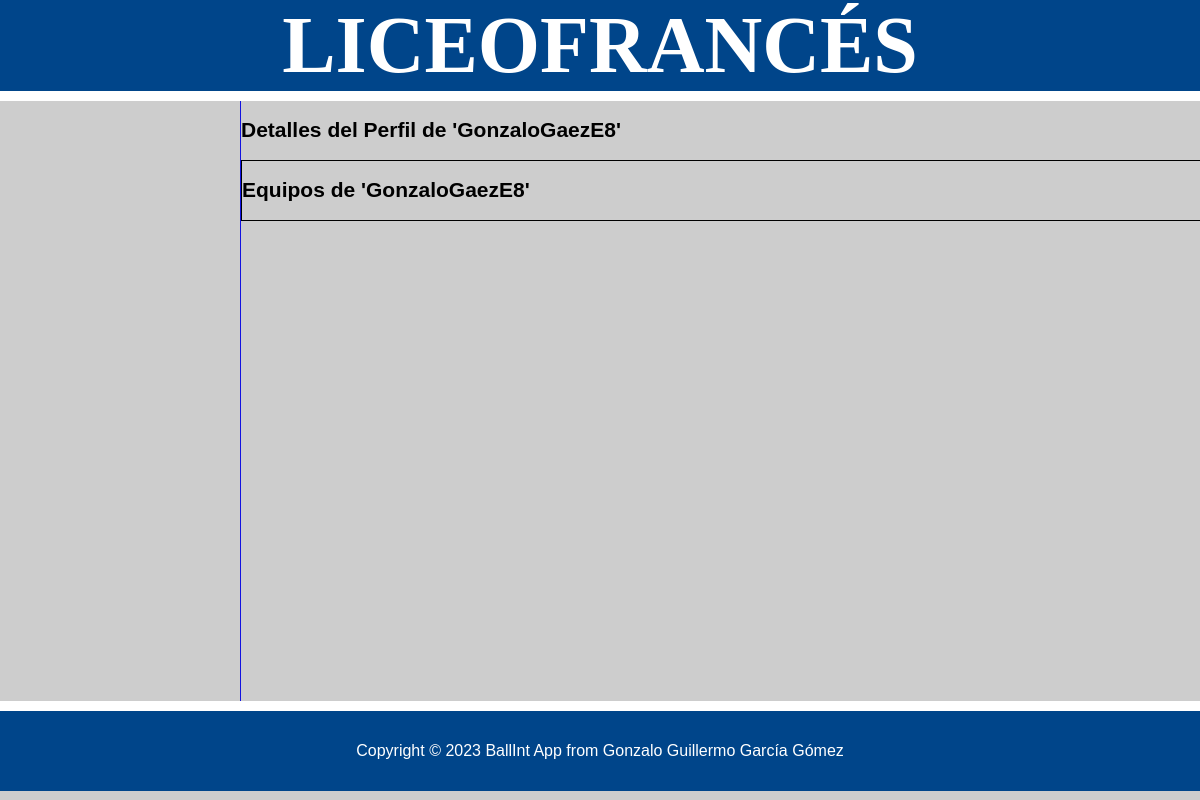
Page /pagina_perfilentrenador.php?entrenador=GonzaloGaezE8 on the earlier database version.
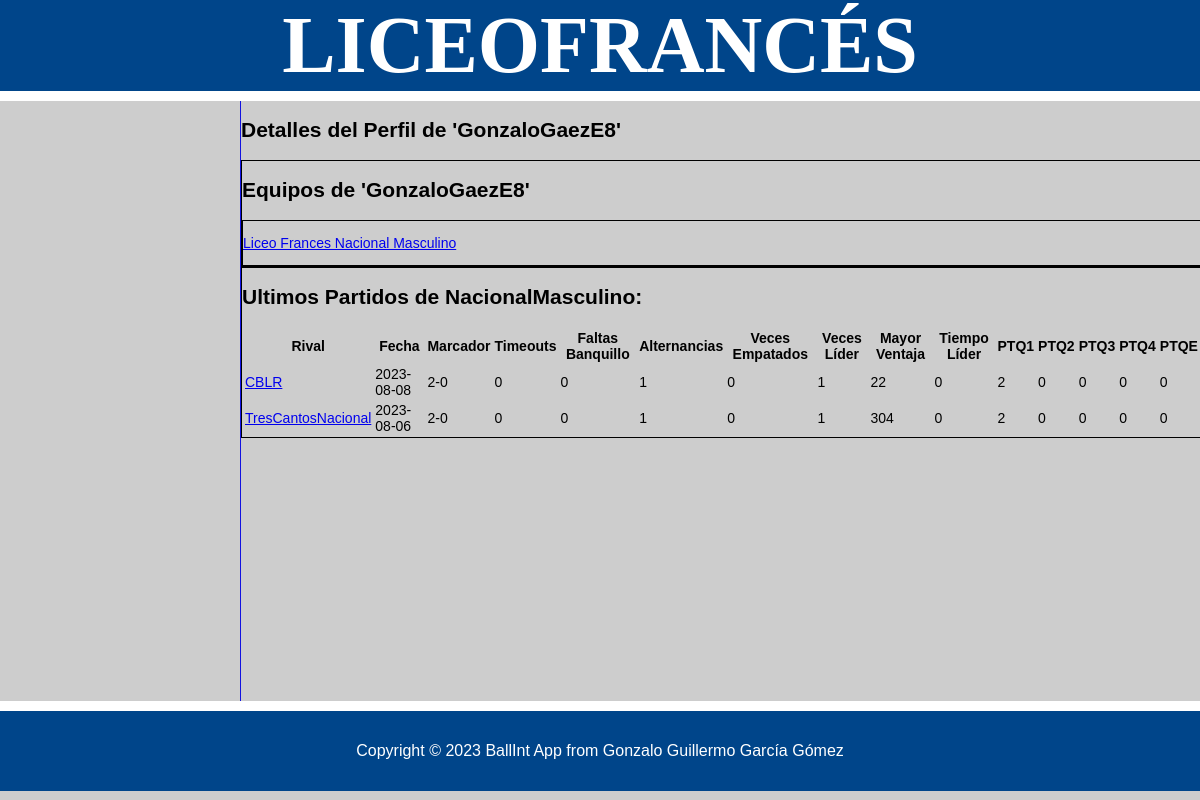
Same page on the later database version.
### tables this page shows
CREATE TABLE `equipos` (
  `id` int(10) NOT NULL,
  `id_equipo` varchar(50) NOT NULL,
  `categoria` varchar(50) NOT NULL,
  `nombre_equipo` varchar(50) NOT NULL,
  `seccion` enum('Masculino','Femenino') NOT NULL,
  `letra` varchar(1) DEFAULT NULL,
  `PJ` int(11) NOT NULL,
  `W` int(11) NOT NULL,
  `L` int(11) NOT NULL,
  `PPP` int(11) NOT NULL,
  `PPR` int(11) NOT NULL,
  `MT` float NOT NULL,
  `MSMS` float NOT NULL,
  `T2A` int(11) NOT NULL,
  `T2F` int(11) NOT NULL,
  `T3A` int(11) NOT NULL,
  `T3F` int(11) NOT NULL,
  `TLA` int(11) NOT NULL,
  `TLF` int(11) NOT NULL,
  `FLH` int(11) NOT NULL,
  `TEC` int(11) NOT NULL,
  `FLR` int(11) NOT NULL,
  `RBO` int(11) NOT NULL,
  `RBD` int(11) NOT NULL,
  `ROB` int(11) NOT NULL,
  `TAP` int(11) NOT NULL,
  `PRD` int(11) NOT NULL,
  `AST` int(11) NOT NULL,
  `PTQ1` int(11) NOT NULL,
  `PTQ2` int(11) NOT NULL,
  `PTQ3` int(11) NOT NULL,
  `PTQ4` int(11) NOT NULL,
  `PTQE` int(11) NOT NULL
);

CREATE TABLE `partidos` (
  `id` int(11) NOT NULL,
  `local` varchar(50) NOT NULL,
  `visitante` varchar(50) NOT NULL,
  `fecha` date NOT NULL,
  `hora` time NOT NULL,
  `WL` int(11) DEFAULT NULL
);

CREATE TABLE `tmp_partidoe_38` (
  `id` int(11) NOT NULL,
  `equipo` varchar(50) NOT NULL,
  `lider` tinyint(1) NOT NULL,
  `empate` tinyint(1) NOT NULL DEFAULT 1,
  `timeouts` int(11) DEFAULT 0,
  `faltasbanquillo` int(11) DEFAULT 0,
  `alternancias` int(11) DEFAULT 0,
  `vecesempatados` int(11) DEFAULT 0,
  `veceslider` int(11) DEFAULT 0,
  `parcial_lastto` int(11) DEFAULT 0,
  `parcial_lastchange` int(11) DEFAULT 0,
  `parcial` int(11) DEFAULT 0,
  `mayorventaja` int(11) DEFAULT 0,
  `tiempolider` int(11) DEFAULT 0,
  `PPP` int(11) DEFAULT 0,
  `PPR` int(11) DEFAULT 0,
  `MT` int(11) DEFAULT 0,
  `MSMS` int(11) DEFAULT 0,
  `T2A` int(11) DEFAULT 0,
  `T2F` int(11) DEFAULT 0,
  `T3A` int(11) DEFAULT 0,
  `T3F` int(11) DEFAULT 0,
  `TLA` int(11) DEFAULT 0,
  `TLF` int(11) DEFAULT 0,
  `FLH` int(11) DEFAULT 0,
  `FLR` int(11) DEFAULT 0,
  `RBO` int(11) DEFAULT 0,
  `RBD` int(11) DEFAULT 0,
  `TEC` int(11) DEFAULT 0,
  `ROB` int(11) DEFAULT 0,
  `TAP` int(11) DEFAULT 0,
  `PRD` int(11) DEFAULT 0,
  `AST` int(11) DEFAULT 0,
  `PTQ1` int(11) DEFAULT 0,
  `PTQ2` int(11) DEFAULT 0,
  `PTQ3` int(11) DEFAULT 0,
  `PTQ4` int(11) DEFAULT 0,
  `PTQE` int(11) DEFAULT 0
);

CREATE TABLE `tmp_partidoe_37` (
  `id` int(11) NOT NULL,
  `equipo` varchar(50) NOT NULL,
  `lider` tinyint(1) NOT NULL,
  `empate` tinyint(1) NOT NULL DEFAULT 1,
  `timeouts` int(11) DEFAULT 0,
  `faltasbanquillo` int(11) DEFAULT 0,
  `alternancias` int(11) DEFAULT 0,
  `vecesempatados` int(11) DEFAULT 0,
  `veceslider` int(11) DEFAULT 0,
  `parcial_lastto` int(11) DEFAULT 0,
  `parcial_lastchange` int(11) DEFAULT 0,
  `parcial` int(11) DEFAULT 0,
  `mayorventaja` int(11) DEFAULT 0,
  `tiempolider` int(11) DEFAULT 0,
  `PPP` int(11) DEFAULT 0,
  `PPR` int(11) DEFAULT 0,
  `MT` int(11) DEFAULT 0,
  `MSMS` int(11) DEFAULT 0,
  `T2A` int(11) DEFAULT 0,
  `T2F` int(11) DEFAULT 0,
  `T3A` int(11) DEFAULT 0,
  `T3F` int(11) DEFAULT 0,
  `TLA` int(11) DEFAULT 0,
  `TLF` int(11) DEFAULT 0,
  `FLH` int(11) DEFAULT 0,
  `FLR` int(11) DEFAULT 0,
  `RBO` int(11) DEFAULT 0,
  `RBD` int(11) DEFAULT 0,
  `TEC` int(11) DEFAULT 0,
  `ROB` int(11) DEFAULT 0,
  `TAP` int(11) DEFAULT 0,
  `PRD` int(11) DEFAULT 0,
  `AST` int(11) DEFAULT 0,
  `PTQ1` int(11) DEFAULT 0,
  `PTQ2` int(11) DEFAULT 0,
  `PTQ3` int(11) DEFAULT 0,
  `PTQ4` int(11) DEFAULT 0,
  `PTQE` int(11) DEFAULT 0
);

### includes/usuarios/Usuario.php (called while the page is built, shortened)
<?php
class Usuario{
    public static function getidNombreUser($usuario){
        $conn = Aplicacion::getInstance()->getConexionBd();
        $query = sprintf("SELECT id FROM credenciales WHERE user = '%s'", $conn->real_escape_string($usuario));
        $rs = $conn->query($query);
        $result = false;
        if ($rs) {
            $fila = $rs->fetch_assoc();
            if ($fila) {
                $result = $fila['id'];
            }
        } else {
            error_log("Error BD ({$conn->errno}): {$conn->error}");
        }
        return $result;
    }
}
?>

### includes/Partido.php (called while the page is built, shortened)
<?php
class Partido{
    public static function getpartidosfromEquipo($equipo){
        $conn = Aplicacion::getInstance()->getConexionBd();
        $query = sprintf("SELECT * FROM partidos WHERE partidos.local = '%s'", $conn->real_escape_string($equipo));
        $rs = $conn->query($query);
        $result = false;
        $partidos = array();
        if ($rs) {
          while ($row = $rs->fetch_assoc()) {
              $partidos[] = $row;
          }
          $result = $partidos;
        } else {
            error_log("Error BD ({$conn->errno}): {$conn->error}");
        }
        return $result;
    }
    public static function getstatsPartidoEquipos($partidoId){
        $resultArray = array();
        $conn = Aplicacion::getInstance()->getConexionBd();
        $tabla = "tmp_partidoe_" . $partidoId;
        $sql = "SELECT * FROM $tabla";
        $result = $conn->query($sql);
        if ($result->num_rows > 0) {
            while ($row = $result->fetch_assoc()) {
                $resultArray[] = $row;
            }
        } else {
            error_log("Error BD ({$conn->errno}): {$conn->error}");
        }
        return $resultArray;
    }
}

### includes/Equipo.php (the view, shortened to what this page needs)
<?php
class Equipo{
    public static function getDatosEquipo($equipo){
        $result = false;
        $conn = Aplicacion::getInstance()->getConexionBd();
        $query = sprintf("SELECT * FROM equipos WHERE id_equipo='%s'", $conn->real_escape_string($equipo));
        $rs = $conn->query($query);
        if ($rs) {
            $fila = $rs->fetch_assoc();
            if ($fila) {
                $result = $fila;
            }
        } else {
            error_log("Error BD ({$conn->errno}): {$conn->error}");
        }
        return $result;
    }
    public static function getEquiposfromUserId($idUser){
      $conn = Aplicacion::getInstance()->getConexionBd();
      $query = sprintf("SELECT id_equipo
      FROM usuarios_equipos
      JOIN equipos ON usuarios_equipos.equipo_id = equipos.id
      WHERE usuarios_equipos.usuario_id = '%s'", $conn->real_escape_string($idUser));
      $rs = $conn->query($query);
      $result = false;
      $equipos = array();
      if ($rs) {
        while ($row = $rs->fetch_assoc()) {
            $equipos[] = $row['id_equipo'];
        }
        $result = $equipos;
      } else {
          error_log("Error BD ({$conn->errno}): {$conn->error}");
      }
      return $result;
    }
    public static function mostrarStatsPartidoEquipo($partido, $estadisticas,$partidoId) {
        $html = "";
        $html .= "
            <tr>
                <td>
                    <a href='pagina_partido.php?partido={$partido['visitante']}&fecha={$partido['fecha']}&id={$partidoId}'>
                        {$partido['visitante']}
                    </a>
                </td>
                <td>{$partido['fecha']}</td>
                <td>{$estadisticas['PPP']}-{$estadisticas['PPR']}</td>
                <td>{$estadisticas['timeouts']}</td>
                <td>{$estadisticas['faltasbanquillo']}</td>
                <td>{$estadisticas['alternancias']}</td>
                <td>{$estadisticas['vecesempatados']}</td>
                <td>{$estadisticas['veceslider']}</td>
                <td>{$estadisticas['mayorventaja']}</td>
                <td>{$estadisticas['tiempolider']}</td>
                <td>{$estadisticas['PTQ1']}</td>
                <td>{$estadisticas['PTQ2']}</td>
                <td>{$estadisticas['PTQ3']}</td>
                <td>{$estadisticas['PTQ4']}</td>
                <td>{$estadisticas['PTQE']}</td>
            </tr>";
        return $html;
    }
    public static function mostrarUltimosPartidosEquipo($equipo){
        $html = "";
        $partidos = Partido::getpartidosfromEquipo($equipo);
        usort($partidos, function($a, $b) {
            return strtotime($b['fecha']) - strtotime($a['fecha']);
        });
        $html .="
        <table>
        <tr>
            <th>Rival</th>
            <th>Fecha</th>
            <th>Marcador</th>
            <th>Timeouts</th>
            <th>Faltas Banquillo</th>
            <th>Alternancias</th>
            <th>Veces Empatados</th>
            <th>Veces Líder</th>
            <th>Mayor Ventaja</th>
            <th>Tiempo Líder</th>
            <th>PTQ1</th>
            <th>PTQ2</th>
            <th>PTQ3</th>
            <th>PTQ4</th>
            <th>PTQE</th>
        </tr>";
        foreach($partidos as $partido){
            $estadisticas = Partido::getstatsPartidoEquipos($partido['id']);
            $html .= self::mostrarStatsPartidoEquipo($partido,$estadisticas[0],$partido['id']);
        }
        $html .="</table>";
        return $html;
    }
    public static function mostrarListadoEquipos($equipos){
        $html = '';
        foreach ($equipos as $equipo) {
            $html .= self::mostrarCajaEquipo($equipo);
        }
        return $html;
    }
    public static function mostrarCajaEquipo($equipo){
        $datosEquipo = self::getDatosEquipo($equipo);
        $html = '';
        $html .= <<<EOS
            <div class="equipo">
                <a href="pagina_equipo.php?equipo={$equipo}">
                    <p>{$datosEquipo['nombre_equipo']}</p>
                </a>
            </div>
        EOS;
        return $html;
    }
}
?>

### pagina_perfilentrenador.php (shortened to what this page needs)
<?php
    $entrenador = $_GET['entrenador'];
    $contenidoPrincipal = '';
    $idUser = es\ucm\fdi\Usuario::getidNombreUser($entrenador);
    $equipos = es\ucm\fdi\Equipo::getEquiposfromUserId($idUser);
    $htmlEquiposfromUser = es\ucm\fdi\Equipo::mostrarListadoEquipos($equipos);
    $contenidoPrincipal .= <<<EOS
        <div class="paginaDetalle">
            <h1>Detalles del Perfil de '$entrenador'</h1>
            <div>
                <h1>Equipos de '$entrenador'</h1>
                $htmlEquiposfromUser
            </div>
    EOS;
    foreach($equipos as $equipo){
        $htmlUltimosPartidos = es\ucm\fdi\Equipo::mostrarUltimosPartidosEquipo($equipo);
        $contenidoPrincipal .= <<<EOS
        <div class="lastgames">
            <h2>Ultimos Partidos de {$equipo}: </h2>
            $htmlUltimosPartidos
        </div>
        EOS;
    }
    $contenidoPrincipal .= <<<EOS
        </div>
    EOS;
    require __DIR__.'/includes/vistas/plantilla.php';
?>

### includes/vistas/plantilla.php (shortened to what this page needs)
<!DOCTYPE html>
<html>
    <head>
        <link rel="stylesheet" href="https://use.fontawesome.com/releases/v5.8.1/css/all.css">
        <link rel="stylesheet" href="https://cdnjs.cloudflare.com/ajax/libs/font-awesome/6.0.0-beta3/css/all.min.css">
        <link rel="stylesheet" type="text/css" href="<?= RUTA_CSS ?>/automatizacion.css" />
        <link rel="stylesheet" type="text/css" href="<?= RUTA_CSS ?>/sidebarDer.css" />
        <link rel="stylesheet" type="text/css" href="<?= RUTA_CSS ?>/cabecera.css" />
        <link rel="stylesheet" type="text/css" href="<?= RUTA_CSS ?>/estilosjs.css" />
        <link rel="stylesheet" type="text/css" href="<?= RUTA_CSS ?>/analizadorstyles.css" />
        <link rel="stylesheet" type="text/css" href="<?= RUTA_CSS ?>/perfil.css" />
        <link rel="stylesheet" type="text/css" href="<?= RUTA_CSS ?>/misequipos.css" />
        <link rel="stylesheet" type="text/css" href="<?= RUTA_CSS ?>/login.css" />
        <link rel="stylesheet" type="text/css" href="<?= RUTA_CSS ?>/sidebarIzq.css" />
        <link rel="stylesheet" type="text/css" href="<?= RUTA_CSS ?>/main.css" />
    </head>
</html>
<?php
            require('./includes/vistas/cabecera.php');
    ?>
<body>
    <?php
            require('./includes/vistas/sidebarIzq.php');
            require('./includes/vistas/main.php');
            require('./includes/vistas/pie.php');
    ?>
</body>

### includes/vistas/cabecera.php (shortened to what this page needs)
<header>
	<div class="cabeza">
		<div class="tituloCabecera">
			<h1>LICEO </h1><a href="index.php"><img src="<?= RUTA_IMGS . '/icono_club.png' ?>" alt="imagen"></a><h1>FRANCÉS</h1>
		</div>
	</div>
</header>

### includes/vistas/sidebarIzq.php (shortened to what this page needs)
<aside id="sidebarIzq">
</aside>

### includes/vistas/main.php
<main id="Log">
    <article>
        <?= $contenidoPrincipal ?>
    </article>
</main>

### includes/vistas/pie.php
<footer>
Copyright © 2023 BallInt App from Gonzalo Guillermo García Gómez
</footer>

### styles/cabecera.css (style rules this page uses)
header { position: relative; width: 100%; display: flex; flex-direction: row; align-items: center; justify-content: space-between; min-height: 10vh; background-color: #00458a; color: white; border-bottom: 10px solid #ffffff; }
header div.cabeza { height: 100%; display: flex; flex-direction: row ; justify-content: center; align-items: center; font-family: Perpetua; font-size: 40px; max-width: 50%; flex: 1; margin-left: auto; margin-right: auto; }
header div.cabeza div.tituloCabecera { height: 100%; display: flex; flex-direction: row ; justify-content: center; align-items: center; }
header div.tituloCabecera h1 { margin:0; }

### styles/misequipos.css (style rules this page uses)
.paginaDetalle { display: flex; flex-direction: column; font-size: 14px; }
.paginaDetalle div { width: 100%; border: 1px solid #000; width: 100%; }

### styles/sidebarIzq.css (style rules this page uses)
aside#sidebarIzq { width: 20%; height: 100%; display: block; flex-direction: column; float: left; font-weight: bold; transition: width 0.3s ease 0.3s; }

### styles/main.css (style rules this page uses)
body { background-color: #CDCDCD; margin:0px; min-height:100vh; width: 100%; height: 100%; font-family: Helvetica; }
body main article { display: flex; flex-direction: column; width: 100%; min-height: 75vh; }
main#Log { min-height: 75vh; height: 100%; float: left; width: 80%; display: flex; flex-direction: column; transition: width 0.3s ease 0.3s; border-left: 1px solid #1313e0; box-sizing: border-box; font-size: 3em; }
footer { min-height: 10vh; clear: both; background-color: #00458a; color: white; text-align: center; display: flex; align-items: center; justify-content: center; font-family: Helvetica, sans-serif; border-top: 10px solid #ffffff; }

Differences in the rows shown:
now on this page (row edited): equipos: nombre_equipo "Liceo Frances Nacional Masculino"
added partidos: equipo "NacionalMasculino", visitante "CBLR", fecha "2023-08-08", tmp_partidoe_38.PPP "2", tmp_partidoe_38.PPR "0", tmp_partidoe_38.timeouts "0", tmp_partidoe_38.faltasbanquillo "0", tmp_partidoe_38.alternancias "1", tmp_partidoe_38.vecesempatados "0", tmp_partidoe_38.veceslider "1", tmp_partidoe_38.mayorventaja "22", tmp_partidoe_38.tiempolider "0", tmp_partidoe_38.PTQ1 "2", tmp_partidoe_38.PTQ2 "0", tmp_partidoe_38.PTQ3 "0", tmp_partidoe_38.PTQ4 "0", tmp_partidoe_38.PTQE "0"
now on this page (row unchanged): partidos: visitante "TresCantosNacional", fecha "2023-08-06", tmp_partidoe_37.PPP "2", tmp_partidoe_37.PPR "0", tmp_partidoe_37.timeouts "0", tmp_partidoe_37.faltasbanquillo "0", tmp_partidoe_37.alternancias "1", tmp_partidoe_37.vecesempatados "0", tmp_partidoe_37.veceslider "1", tmp_partidoe_37.mayorventaja "304", tmp_partidoe_37.tiempolider "0", tmp_partidoe_37.PTQ1 "2", tmp_partidoe_37.PTQ2 "0", tmp_partidoe_37.PTQ3 "0", tmp_partidoe_37.PTQ4 "0", tmp_partidoe_37.PTQE "0", shown under "NacionalMasculino"
